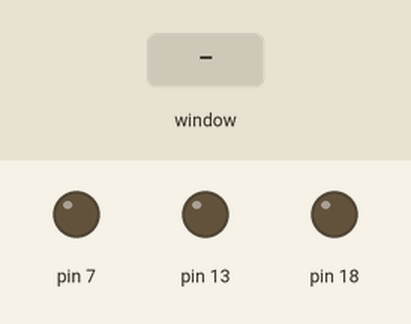
This program was run on a simulated Raspberry Pi (header pin numbers). Shown: output pins drawn as LEDs (lit = HIGH). Inputs (shaded band) come from the test bench. The desktop window is not drawn, its controls go by their first labels and the mouse button is held 0.15 s.

Above: at 1.2 s.
1.3 s: control labelled "RED" in the window clicked
At 2.5 s:
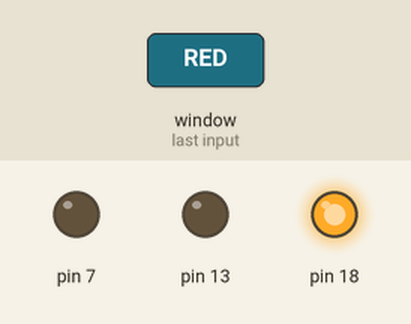
2.8 s: control labelled "BLUE" in the window clicked
At 3.7 s:
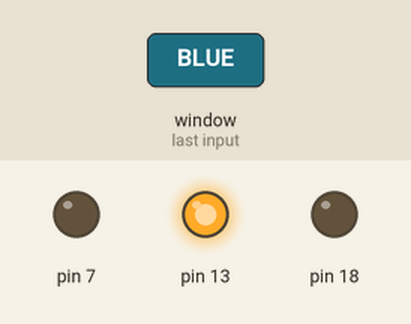
4.3 s: control labelled "GREEN" in the window clicked
At 4.9 s:
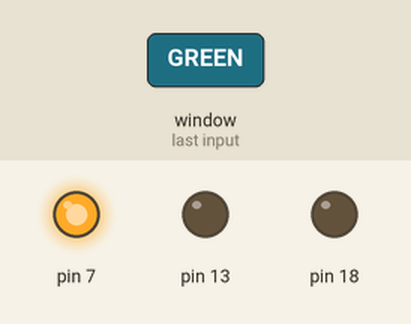
5.8 s: control labelled "ALL ON" in the window clicked
At 7.0 s:
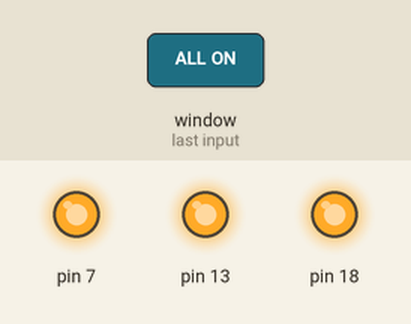
7.3 s: control labelled "ALL OFF" in the window clicked
At 8.4 s:
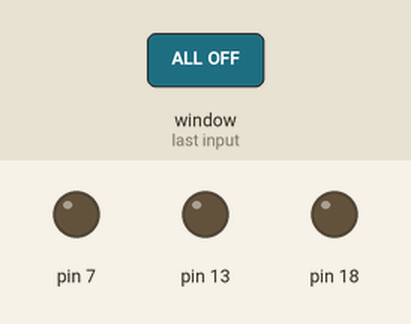
Timing chart, 0 to 9.8 s (numbered marks = the images above; inputs shaded):
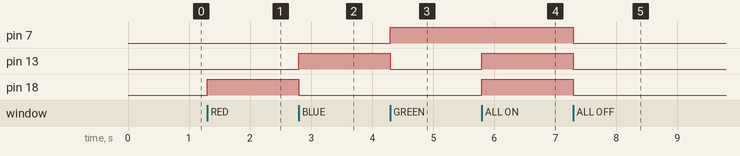

Measured:
- after the input at 1.3 s, pin 18: LOW → HIGH at once
- after the input at 2.8 s, pin 13: LOW → HIGH at once; pin 18: HIGH → LOW at once
- after the input at 4.3 s, pin 7: LOW → HIGH at once; pin 13: HIGH → LOW at once
- after the input at 5.8 s, pin 13, pin 18: LOW → HIGH at once
- after the input at 7.3 s, pin 7, pin 13, pin 18: HIGH → LOW at once

The program:

GUI.py
```python
from tkinter import *
import RPi.GPIO as GPIO
import time

window = Tk()
window.geometry("1000x600")
window.title("LED control GUI")

GPIO.setwarnings(False)
GPIO.setmode(GPIO.BOARD)
GPIO.setup(18, GPIO.OUT)
GPIO.setup(13, GPIO.OUT)
GPIO.setup(7,GPIO.OUT)

def red():
    GPIO.output(18, True)
    GPIO.output(7, False)
    GPIO.output(13, False)

def blue():
    GPIO.output(13, True)
    GPIO.output(18, False)
    GPIO.output(7, False)

def green():
    GPIO.output(7, True)
    GPIO.output(18, False)
    GPIO.output(13, False)

def all_off():
    GPIO.output(7, False)
    GPIO.output(18, False)
    GPIO.output(13, False)

def all_on():
    GPIO.output(7, True)
    GPIO.output(13, True)
    GPIO.output(18, True)

B1 = Button(window, text = "RED", width = 20, bg = "yellow", fg="black", command=red)
B1.place(x=400,y=50)

B2 = Button(window, text = "BLUE", width = 20, bg = "yellow", fg="black", command=blue)
B2.place(x=400,y=150)

B3 = Button(window, text = "GREEN", width = 20, bg = "yellow", fg="black", command=green)
B3.place(x=400,y=250)

B4 = Button(window, text = "ALL OFF", width = 20, bg = "yellow", fg="black", command=all_off)
B4.place(x=400,y=350)

B5 = Button(window, text = "ALL ON", width = 20, bg = "yellow", fg="black", command=all_on)
B5.place(x=400,y=450)

window.mainloop()
```
